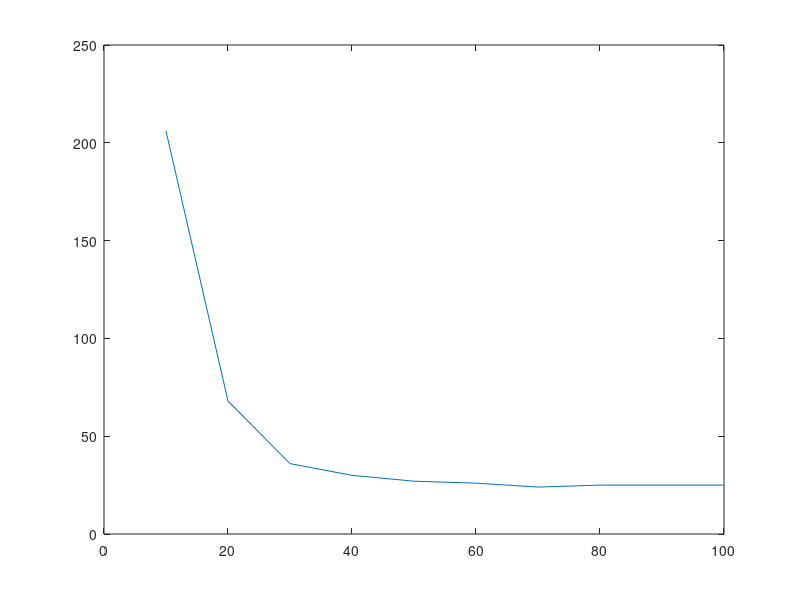

Write the MATLAB code that produced this figure.
catchRate=[10, 20, 30, 40, 50, 60, 70, 80, 90, 100,];
generation=[206,68,36,30,27,26,24,25,25,25,];
plot(catchRate, generation);

